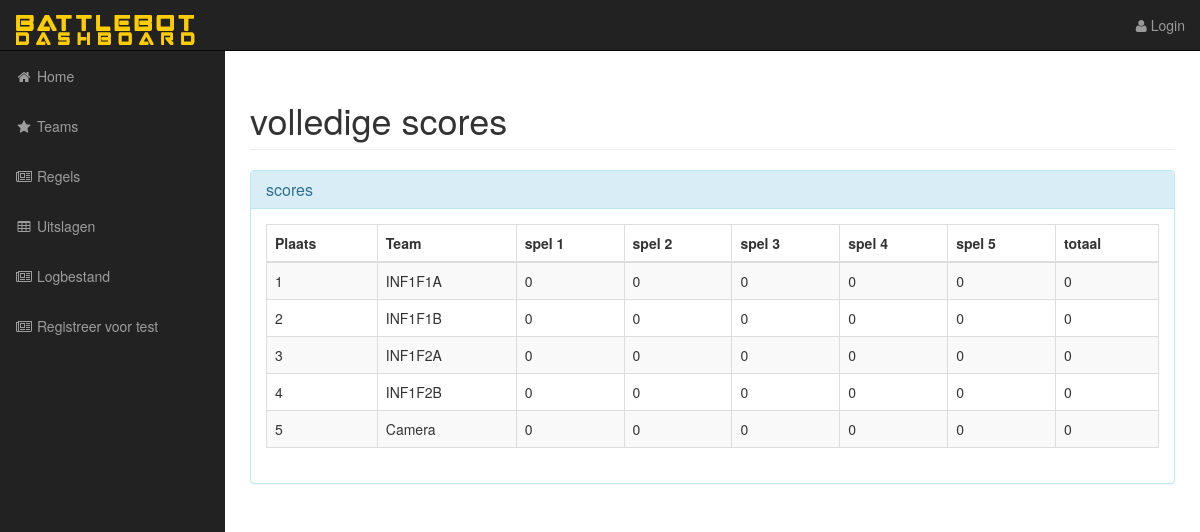
/standen.php, run on the app's committed database.
### tables this page shows
CREATE TABLE IF NOT EXISTS `Battlebot` (
  `Battlebot_ID` INT NOT NULL AUTO_INCREMENT,
  `Botgeluidje` VARCHAR(350) NULL,
  `Botnaam` VARCHAR(30) NOT NULL,
  `Spel_1` INT NULL DEFAULT 0,
  `Spel_2` INT NULL DEFAULT 0,
  `Spel_3` INT NULL DEFAULT 0,
  `Spel_4` INT NULL DEFAULT 0,
  `Spel_5` INT NULL DEFAULT 0,
  `Totaalpunten` INT NULL DEFAULT 0,
  `Afbeeldingpath` VARCHAR(500) NULL,
  PRIMARY KEY (`Battlebot_ID`),
  UNIQUE INDEX `Groepnaam_UNIQUE` (`Botnaam` ASC));

### standen.php (the view, shortened to what this page needs)
<?php
include 'include/db_connection.php';
?>
<!DOCTYPE html>
<html lang="en">
<head>
    <?php
    include 'include/head.php';
    ?>
</head>
<body>
<?php
include 'include/navigation.php';
?>
<div id="wrapper">
    <div id="page-wrapper">
        <div class="container-fluid">
            <div class="row">
                <div class="col-lg-12">
                    <h1 class="page-header">
                       volledige scores
                    </h1>
                </div>
            </div>
            <div class="row">
                <div class="col-lg-12">
                    <div class="panel panel-info">
                        <div class="panel-heading">
                            <h3 class="panel-title"><i class="fa-fw"></i> scores</h3>
                        </div>
                        <div class="panel-body">
                            <div class="table-responsive">
                                <table class="table table-bordered table-hover table-striped">
                                    <?php
                                    $tel = 1;
                                    $DBtable = "battlebot";
                                    $DBcommand = "SELECT * FROM $DBtable ORDER BY Totaalpunten DESC ";
                                    $DBresult = mysqli_query($connection, $DBcommand);
                                    ?>
                                    <thead>
                                    <tr>
                                        <th>Plaats</th>
                                        <th>Team</th>
                                        <th>spel 1</th>
                                        <th>spel 2</th>
                                        <th>spel 3</th>
                                        <th>spel 4</th>
                                        <th>spel 5</th>
                                        <th>totaal</th>
                                    </tr>
                                    </thead>
                                    <tbody>
                                    <?php
                                    while ($row = mysqli_fetch_assoc($DBresult)) {
                                        echo "<tr>";
                                        echo "<td>$tel</td>";
                                        echo "<td>{$row['Botnaam']}</td>";
                                        echo "<td>{$row['Spel_1']}</td>";
                                        echo "<td>{$row['Spel_2']}</td>";
                                        echo "<td>{$row['Spel_3']}</td>";
                                        echo "<td>{$row['Spel_4']}</td>";
                                        echo "<td>{$row['Spel_5']}</td>";
                                        echo "<td>{$row['Totaalpunten']}</td>";
                                        echo "</tr>";
                                        $tel++;
                                    }
                                    ?>
                                    </tbody>
                                </table>
                            </div>
                        </div>
                    </div>
                </div>
            </div>
        </div>
    </div>
</div>
</body>
</html>

### css/sb-admin.css (style rules this page uses)
body { margin-top: 100px; background-color: #whitesmoke; }
@media (min-width:768px) { body { margin-top: 50px; } }
#wrapper { padding-left: 0; }
#page-wrapper { width: 100%; padding: 0; background-color: #whitesmoke; }
@media (min-width:768px) { #wrapper { padding-left: 225px; } }
@media (min-width:768px) { #page-wrapper { padding: 10px; } }

### data on the page
battlebot: Botnaam "INF1F1A", Spel_1 "0", Spel_2 "0", Spel_3 "0", Spel_4 "0", Spel_5 "0", Totaalpunten "0"
battlebot: Botnaam "INF1F1B", Spel_1 "0", Spel_2 "0", Spel_3 "0", Spel_4 "0", Spel_5 "0", Totaalpunten "0"
battlebot: Botnaam "INF1F2A", Spel_1 "0", Spel_2 "0", Spel_3 "0", Spel_4 "0", Spel_5 "0", Totaalpunten "0"
battlebot: Botnaam "INF1F2B", Spel_1 "0", Spel_2 "0", Spel_3 "0", Spel_4 "0", Spel_5 "0", Totaalpunten "0"
battlebot: Botnaam "Camera", Spel_1 "0", Spel_2 "0", Spel_3 "0", Spel_4 "0", Spel_5 "0", Totaalpunten "0"
